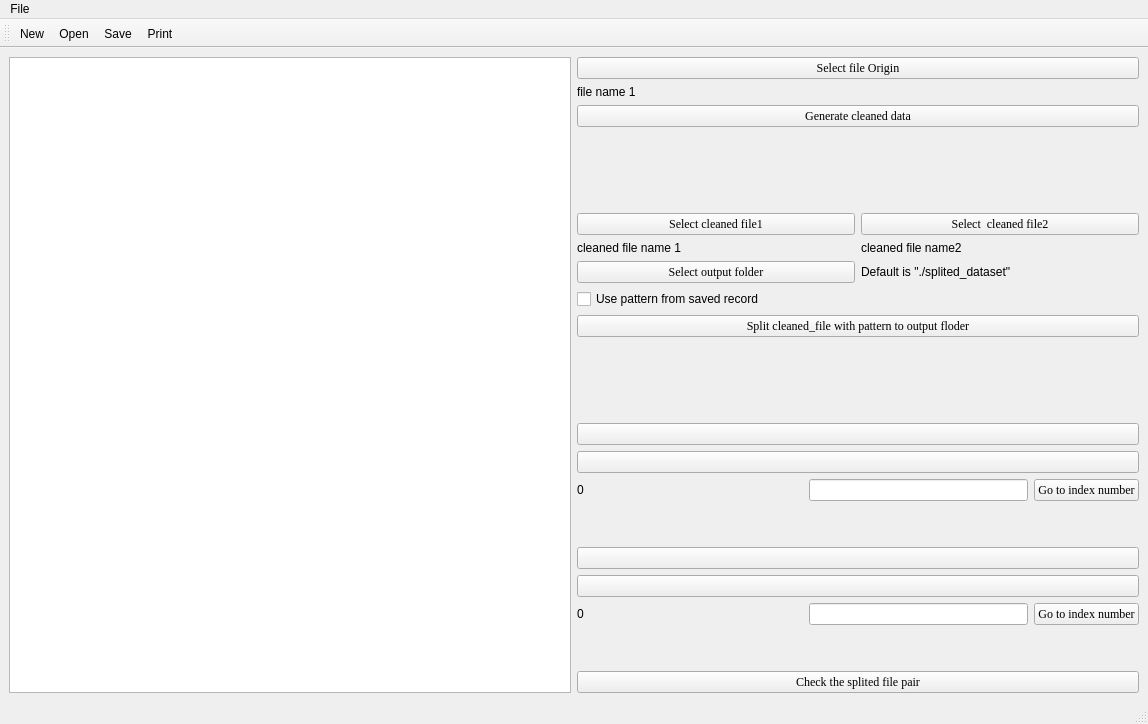
<?xml version="1.0" encoding="UTF-8"?>
<ui version="4.0">
 <class>MainWindow</class>
 <widget class="QMainWindow" name="MainWindow">
  <property name="geometry">
   <rect>
    <x>0</x>
    <y>0</y>
    <width>1148</width>
    <height>724</height>
   </rect>
  </property>
  <property name="minimumSize">
   <size>
    <width>0</width>
    <height>0</height>
   </size>
  </property>
  <property name="windowTitle">
   <string>MainWindow</string>
  </property>
  <property name="autoFillBackground">
   <bool>false</bool>
  </property>
  <widget class="QWidget" name="centralwidget">
   <layout class="QHBoxLayout" name="horizontalLayout_15">
    <item>
     <widget class="QTreeView" name="treeView"/>
    </item>
    <item>
     <layout class="QHBoxLayout" name="horizontalLayout_4"/>
    </item>
    <item>
     <layout class="QVBoxLayout" name="verticalLayout_4">
      <item>
       <layout class="QHBoxLayout" name="horizontalLayout_2">
        <item>
         <layout class="QVBoxLayout" name="verticalLayout_3">
          <item>
           <layout class="QHBoxLayout" name="horizontalLayout_8">
            <item>
             <widget class="QPushButton" name="pushButton_5">
              <property name="font">
               <font>
                <family>Times New Roman</family>
               </font>
              </property>
              <property name="text">
               <string>Select file Origin</string>
              </property>
             </widget>
            </item>
           </layout>
          </item>
          <item>
           <layout class="QHBoxLayout" name="horizontalLayout_10">
            <item>
             <widget class="QLabel" name="label">
              <property name="text">
               <string>file name 1</string>
              </property>
              <property name="margin">
               <number>20</number>
              </property>
             </widget>
            </item>
           </layout>
          </item>
          <item>
           <layout class="QHBoxLayout" name="horizontalLayout_9">
            <item>
             <widget class="QPushButton" name="pushButton">
              <property name="font">
               <font>
                <family>Times New Roman</family>
               </font>
              </property>
              <property name="text">
               <string>Generate cleaned data</string>
              </property>
             </widget>
            </item>
           </layout>
          </item>
         </layout>
        </item>
       </layout>
      </item>
      <item>
       <spacer name="verticalSpacer_2">
        <property name="orientation">
         <enum>Qt::Vertical</enum>
        </property>
        <property name="sizeHint" stdset="0">
         <size>
          <width>20</width>
          <height>40</height>
         </size>
        </property>
       </spacer>
      </item>
      <item>
       <layout class="QVBoxLayout" name="verticalLayout_6">
        <item>
         <layout class="QVBoxLayout" name="verticalLayout_5">
          <item>
           <layout class="QHBoxLayout" name="horizontalLayout_11">
            <item>
             <widget class="QPushButton" name="pushButton_6">
              <property name="font">
               <font>
                <family>Times New Roman</family>
               </font>
              </property>
              <property name="text">
               <string>Select cleaned file1</string>
              </property>
             </widget>
            </item>
            <item>
             <widget class="QPushButton" name="pushButton_10">
              <property name="font">
               <font>
                <family>Times New Roman</family>
               </font>
              </property>
              <property name="text">
               <string>Select  cleaned file2</string>
              </property>
             </widget>
            </item>
           </layout>
          </item>
         </layout>
        </item>
        <item>
         <layout class="QHBoxLayout" name="horizontalLayout_12">
          <item>
           <widget class="QLabel" name="label_5">
            <property name="text">
             <string>cleaned file name 1</string>
            </property>
           </widget>
          </item>
          <item>
           <widget class="QLabel" name="label_2">
            <property name="text">
             <string>cleaned file name2</string>
            </property>
           </widget>
          </item>
         </layout>
        </item>
       </layout>
      </item>
      <item>
       <layout class="QHBoxLayout" name="horizontalLayout_3">
        <item>
         <layout class="QVBoxLayout" name="verticalLayout_2">
          <item>
           <layout class="QHBoxLayout" name="horizontalLayout_7">
            <item>
             <widget class="QPushButton" name="pushButton_7">
              <property name="font">
               <font>
                <family>Times New Roman</family>
               </font>
              </property>
              <property name="text">
               <string>Select output folder</string>
              </property>
             </widget>
            </item>
            <item>
             <widget class="QLabel" name="label_4">
              <property name="text">
               <string>Default is &quot;./splited_dataset&quot;</string>
              </property>
             </widget>
            </item>
           </layout>
          </item>
          <item>
           <widget class="QCheckBox" name="checkBox">
            <property name="text">
             <string>Use pattern from saved record</string>
            </property>
           </widget>
          </item>
          <item>
           <widget class="QPushButton" name="pushButton_9">
            <property name="font">
             <font>
              <family>Times New Roman</family>
              <pointsize>9</pointsize>
             </font>
            </property>
            <property name="text">
             <string>Split cleaned_file with pattern to output floder</string>
            </property>
           </widget>
          </item>
         </layout>
        </item>
       </layout>
      </item>
      <item>
       <spacer name="verticalSpacer">
        <property name="orientation">
         <enum>Qt::Vertical</enum>
        </property>
        <property name="sizeHint" stdset="0">
         <size>
          <width>20</width>
          <height>20</height>
         </size>
        </property>
       </spacer>
      </item>
      <item>
       <widget class="QPushButton" name="pushButton_2">
        <property name="font">
         <font>
          <family>Times New Roman</family>
         </font>
        </property>
        <property name="text">
         <string/>
        </property>
        <property name="icon">
         <iconset>
          <normaloff>img/up.png</normaloff>img/up.png</iconset>
        </property>
       </widget>
      </item>
      <item>
       <widget class="QPushButton" name="pushButton_3">
        <property name="font">
         <font>
          <family>Times New Roman</family>
         </font>
        </property>
        <property name="text">
         <string/>
        </property>
        <property name="icon">
         <iconset>
          <normaloff>img/down.png</normaloff>img/down.png</iconset>
        </property>
       </widget>
      </item>
      <item>
       <layout class="QVBoxLayout" name="verticalLayout">
        <item>
         <layout class="QHBoxLayout" name="horizontalLayout_5">
          <item>
           <widget class="QLabel" name="label_3">
            <property name="text">
             <string>0</string>
            </property>
           </widget>
          </item>
          <item>
           <spacer name="horizontalSpacer">
            <property name="orientation">
             <enum>Qt::Horizontal</enum>
            </property>
            <property name="sizeHint" stdset="0">
             <size>
              <width>40</width>
              <height>20</height>
             </size>
            </property>
           </spacer>
          </item>
          <item>
           <widget class="QLineEdit" name="lineEdit"/>
          </item>
          <item>
           <widget class="QPushButton" name="pushButton_8">
            <property name="font">
             <font>
              <family>Times New Roman</family>
             </font>
            </property>
            <property name="text">
             <string>Go to index number</string>
            </property>
           </widget>
          </item>
         </layout>
        </item>
        <item>
         <layout class="QHBoxLayout" name="horizontalLayout"/>
        </item>
        <item>
         <layout class="QVBoxLayout" name="verticalLayout_8">
          <item>
           <spacer name="verticalSpacer_4">
            <property name="orientation">
             <enum>Qt::Vertical</enum>
            </property>
            <property name="sizeHint" stdset="0">
             <size>
              <width>20</width>
              <height>40</height>
             </size>
            </property>
           </spacer>
          </item>
          <item>
           <layout class="QHBoxLayout" name="horizontalLayout_14">
            <item>
             <widget class="QPushButton" name="pushButton_12">
              <property name="minimumSize">
               <size>
                <width>30</width>
                <height>0</height>
               </size>
              </property>
              <property name="font">
               <font>
                <family>Times New Roman</family>
               </font>
              </property>
              <property name="text">
               <string/>
              </property>
              <property name="icon">
               <iconset>
                <normaloff>img/up.png</normaloff>img/up.png</iconset>
              </property>
             </widget>
            </item>
           </layout>
          </item>
          <item>
           <layout class="QHBoxLayout" name="horizontalLayout_13">
            <item>
             <widget class="QPushButton" name="pushButton_13">
              <property name="minimumSize">
               <size>
                <width>30</width>
                <height>0</height>
               </size>
              </property>
              <property name="font">
               <font>
                <family>Times New Roman</family>
               </font>
              </property>
              <property name="text">
               <string/>
              </property>
              <property name="icon">
               <iconset>
                <normaloff>img/down.png</normaloff>img/down.png</iconset>
              </property>
             </widget>
            </item>
           </layout>
          </item>
          <item>
           <layout class="QHBoxLayout" name="horizontalLayout_6">
            <item>
             <widget class="QLabel" name="label_6">
              <property name="text">
               <string>0</string>
              </property>
             </widget>
            </item>
            <item>
             <spacer name="horizontalSpacer_2">
              <property name="orientation">
               <enum>Qt::Horizontal</enum>
              </property>
              <property name="sizeHint" stdset="0">
               <size>
                <width>40</width>
                <height>20</height>
               </size>
              </property>
             </spacer>
            </item>
            <item>
             <widget class="QLineEdit" name="lineEdit_2"/>
            </item>
            <item>
             <widget class="QPushButton" name="pushButton_11">
              <property name="font">
               <font>
                <family>Times New Roman</family>
               </font>
              </property>
              <property name="text">
               <string>Go to index number</string>
              </property>
             </widget>
            </item>
           </layout>
          </item>
         </layout>
        </item>
        <item>
         <spacer name="verticalSpacer_3">
          <property name="orientation">
           <enum>Qt::Vertical</enum>
          </property>
          <property name="sizeHint" stdset="0">
           <size>
            <width>20</width>
            <height>40</height>
           </size>
          </property>
         </spacer>
        </item>
       </layout>
      </item>
      <item>
       <widget class="QPushButton" name="pushButton_4">
        <property name="font">
         <font>
          <family>Times New Roman</family>
          <bold>false</bold>
         </font>
        </property>
        <property name="text">
         <string>Check the splited file pair</string>
        </property>
       </widget>
      </item>
     </layout>
    </item>
   </layout>
  </widget>
  <widget class="QMenuBar" name="menubar">
   <property name="geometry">
    <rect>
     <x>0</x>
     <y>0</y>
     <width>1148</width>
     <height>26</height>
    </rect>
   </property>
   <widget class="QMenu" name="menuFile">
    <property name="title">
     <string>File</string>
    </property>
    <addaction name="separator"/>
    <addaction name="actionNew"/>
    <addaction name="actionOpen"/>
    <addaction name="actionSave"/>
    <addaction name="actionPrint"/>
    <addaction name="actionPrint_Preview"/>
    <addaction name="actionExport_PDF"/>
    <addaction name="actionQuit"/>
   </widget>
   <addaction name="menuFile"/>
  </widget>
  <widget class="QStatusBar" name="statusbar"/>
  <widget class="QToolBar" name="toolBar">
   <property name="windowTitle">
    <string>toolBar</string>
   </property>
   <attribute name="toolBarArea">
    <enum>TopToolBarArea</enum>
   </attribute>
   <attribute name="toolBarBreak">
    <bool>false</bool>
   </attribute>
   <addaction name="actionNew"/>
   <addaction name="actionOpen"/>
   <addaction name="actionSave"/>
   <addaction name="actionPrint"/>
  </widget>
  <action name="actionNew">
   <property name="icon">
    <iconset>
     <normaloff>img/new_edit.png</normaloff>img/new_edit.png</iconset>
   </property>
   <property name="text">
    <string>New</string>
   </property>
   <property name="shortcut">
    <string>Ctrl+N</string>
   </property>
  </action>
  <action name="actionOpen">
   <property name="icon">
    <iconset>
     <normaloff>img/new_open.png</normaloff>img/new_open.png</iconset>
   </property>
   <property name="text">
    <string>Open</string>
   </property>
   <property name="shortcut">
    <string>Ctrl+O</string>
   </property>
  </action>
  <action name="actionSave">
   <property name="icon">
    <iconset>
     <normaloff>img/new_save.png</normaloff>img/new_save.png</iconset>
   </property>
   <property name="text">
    <string>Save</string>
   </property>
  </action>
  <action name="actionPrint">
   <property name="icon">
    <iconset>
     <normaloff>img/new_printer.png</normaloff>img/new_printer.png</iconset>
   </property>
   <property name="text">
    <string>Print</string>
   </property>
   <property name="shortcut">
    <string>Ctrl+P</string>
   </property>
  </action>
  <action name="actionPrint_Preview">
   <property name="text">
    <string>Print Preview</string>
   </property>
  </action>
  <action name="actionExport_PDF">
   <property name="text">
    <string>Export PDF</string>
   </property>
  </action>
  <action name="actionQuit">
   <property name="text">
    <string>Quit</string>
   </property>
  </action>
 </widget>
 <resources/>
 <connections/>
</ui>
